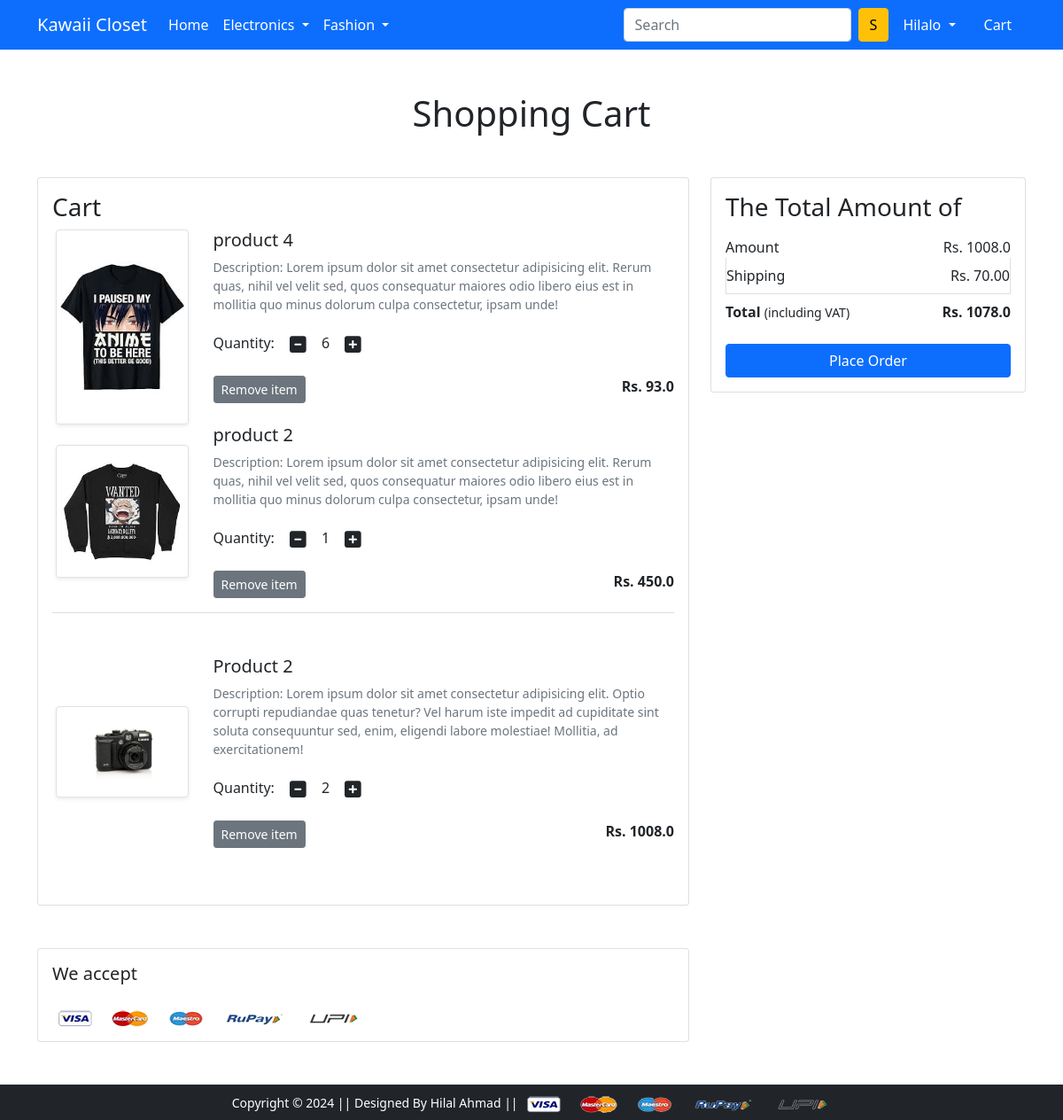
/cart/ (signed in), run on the app's committed database.
### app/models.py (models this page shows, shortened)
class Cart(models.Model):
  user = models.ForeignKey(User, on_delete=models.CASCADE)
  product = models.ForeignKey(Product, on_delete=models.CASCADE)
  quantity = models.PositiveIntegerField(default=1)

class Product(models.Model):
    title = models.CharField(max_length=100)
    selling_price = models.FloatField()
    discounted_price = models.FloatField()
    description = models.TextField()
    brand = models.CharField(max_length=100)
    category = models.CharField(choices=CATEGORY_CHOICES, max_length=2)
    product_image = models.ImageField(upload_to='producting')

### app/views.py (the view)
# urls.py: path('cart/', views.show_cart, name='showcart'),
def show_cart(request):
    if request.user.is_authenticated:
       user = request.user
       cart = Cart.objects.filter(user=user)
       amount = 0.0
       shipping_amount = 70.0
       total_amount = 0.0
       cart_prouduct = [p for p in Cart.objects.all() if p.user == user]
       if cart_prouduct:
          for p in cart:
             tempamount = (p.quantity * p.product.discounted_price)
             amount += tempamount
             totalamount = amount + shipping_amount
          return render(request, 'app/addtocart.html', {'carts':cart, 'totalamount':totalamount, 'amount':amount })
       else:
          return render(request, 'app/emptycart.html')

### app/templates/app/addtocart.html (shortened to what this page needs)
{% extends 'app/base.html' %}
{% load static %}
{% block main-content %}
<div class="container my-5">
 <div class="row">
  <h1 class="text-center mb-5">Shopping Cart</h1>
  <div class="col-sm-8">
  <div class="card">
   <div class="card-body">
    <h3>Cart</h3>
    {% for cart in carts %}
    <div class="row">
     <div class="col-sm-3 text-center align-self-center"><img src="{{cart.product.product_image.url}}" alt="" srcset="" class="img-fluid img-thumbnail shadow-sm" height="150" width="150"> </div>
     <div class="col-sm-9">
      <div>
       <h5>{{cart.product.title}}</h5>
       <p class="mb-2 text-muted small">Description: Lorem ipsum dolor sit amet consectetur adipisicing elit. Rerum quas, nihil vel velit sed, quos consequatur maiores odio libero eius est in mollitia quo minus dolorum culpa consectetur, ipsam unde!</p>
       <div class="my-3">
        <label for="quantity">Quantity:</label>
        <a class="minus-cart btn" pid="{{cart.product.id}}"><i class="fas fa-minus-square fa-lg"></i></a>
          <span id="quantity">{{cart.quantity}}</span>
        <a class="plus-cart btn" pid="{{cart.product.id}}"><i class="fas fa-plus-square fa-lg"></i></a>
       </div>
       <div class="d-flex justify-content-between">
        <a href="#" class="btn btn-sm btn-secondary mr-3 remove-cart" pid="{{cart.product.id}}">Remove item </a>
        <p class="mb-0"><span><strong>Rs. {{cart.product.discounted_price}}</strong></span></p>
       </div>
      </div>
     </div>
    </div>
    {% endfor %}
    <hr class="text-muted">
    <div class="row my-5">
     <div class="col-sm-3 text-center align-self-center"> <img src="{% static 'app/images/product/2.jpg'%}" alt="" srcset="" class="img-fluid img-thumbnail shadow-sm" height="150" width="150"></div>
     <div class="col-sm-9">
      <div>
       <h5>Product 2</h5>
       <p class="mb-2 text-muted small">Description: Lorem ipsum dolor sit amet consectetur adipisicing elit. Optio corrupti repudiandae quas tenetur? Vel harum iste impedit ad cupiditate sint soluta consequuntur sed, enim, eligendi labore molestiae! Mollitia, ad exercitationem!</p>
       <div class="my-3">
        <label for="quantity">Quantity:</label>
        <a class="minus-cart btn"><i class="fas fa-minus-square fa-lg"></i></a>
          <span id="quantity">2</span>
        <a class="plus-cart btn"><i class="fas fa-plus-square fa-lg"></i></a>
       </div>
       <div class="d-flex justify-content-between">
        <a href="#" class="btn btn-sm btn-secondary mr-3">Remove item </a>
        <p class="mb-0"><span><strong>Rs. {{amount}}</strong></span></p>
       </div>
      </div>
     </div>
    </div>
   </div>
   </div>
  </div>
  <div class="col-sm-4">
   <div class="card">
    <div class="card-body">
      <h3>The Total Amount of</h3>
      <ul class="list-group">
       <li class="list-group-item d-flex justify-content-between align-items-center border-0 px-0 pb-0">Amount<span>Rs.<span id="amount" > {{amount}} </li>
       <li class="list-group-item d-flex justify-content-between align-items-center px-0">Shipping<span>Rs. 70.00</span></li>
       <li class="list-group-item d-flex justify-content-between align-items-center border-0 px-0 mb-3">
        <div>
           <strong>Total</strong> <small>(including VAT)</small>
         </div>
         <span><strong>Rs. <strong id="totalamount">{{totalamount}}</strong></strong></span>
       </li>
      </ul>
      <div class="d-grid"><a href="{% url 'checkout' %}" class="btn btn-primary">Place Order</a></div>
    </div>
   </div>
  </div>
 </div>
</div>
<div class="container">
 <div class="row">
  <div class="col-sm-8">
   <div class="card">
    <div class="card-body">
      <h5 class="mb-4">We accept</h5>
      <img src="{% static 'app/images/payment.png' %}" alt="" class="img-fluid">
    </div>
  </div>
  </div>
 </div>
</div>
{% endblock main-content %}

### app/templates/app/base.html (shortened to what this page needs)
<!doctype html>
{% load static %}
<html lang="en">
  <head>
    <link href="https://cdn.jsdelivr.net/npm/bootstrap@5.0.0-beta1/dist/css/bootstrap.min.css" rel="stylesheet">
    <link rel="stylesheet" href="{% static 'app/css/owl.carousel.min.css' %}">
    <link rel="stylesheet" href="{% static 'app/css/all.min.css' %}">
    <link rel="stylesheet" href="{% static 'app/css/style.css' %}">
  </head>
  <body>
    <nav class="navbar navbar-expand-lg navbar-dark bg-primary">
     <div class="container">
       <a class="navbar-brand" href="/">Kawaii Closet</a>
       <div class="collapse navbar-collapse" id="navbarSupportedContent">
         <ul class="navbar-nav me-auto mb-2 mb-lg-0">
           <li class="nav-item">
             <a class="nav-link active" aria-current="page" href="/">Home</a>
           </li>
           <li class="nav-item dropdown">
             <a class="nav-link dropdown-toggle text-white" href="#" id="electronicsDropdown" role="button" data-bs-toggle="dropdown" aria-expanded="false">
               Electronics
             </a>
           </li>
           <li class="nav-item dropdown">
             <a class="nav-link dropdown-toggle text-white" href="#" id="fashionDropdown" role="button" data-bs-toggle="dropdown" aria-expanded="false">
               Fashion
             </a>
           </li>
         </ul>
         <form method="GET" class="d-flex">
           <input class="form-control me-2" type="search"  name='q' placeholder="Search" aria-label="Search">
           <button class="btn btn-warning" type="submit">S</button>
         </form>
         <div>
          <ul class="navbar-nav me-auto mb-2 mb-lg-0">
           {% if request.user.is_authenticated %}
            <li class="nav-item dropdown mx-2">
              <a class="nav-link dropdown-toggle text-white" href="#" id="profileDropdown" role="button" data-bs-toggle="dropdown" aria-expanded="false">
                {{request.user.username|capfirst}}
              </a>
            </li>
            <li class="nav-item mx-2">
             <a href="{% url 'showcart' %}" class="nav-link text-white"> Cart </a>
            </li>
          {% endif %}
          </ul>
         </div>
       </div>
     </div>
    </nav>
    {% block main-content %} {% endblock main-content %}
    <footer class="container-fluid bg-dark text-center p-2 mt-5">
        <small class="text-white">Copyright &copy; 2024 || Designed By Hilal Ahmad || </small>
        <img src="{% static 'app/images/payment.png' %}" alt="" srcset="" class="img-fluid" height="2px">
    </footer>
  </body>
</html>

### data on the page
Cart: product.product_image (picture), product "product 4", quantity "6", product.discounted_price "93.0"
Cart: product.product_image (picture), product "product 2", quantity "1", product.discounted_price "450.0"

### other printed values
{{ request.user.username|capfirst }} "Hilalo"
{{ amount }} "1008.0"
{{ totalamount }} "1078.0"
